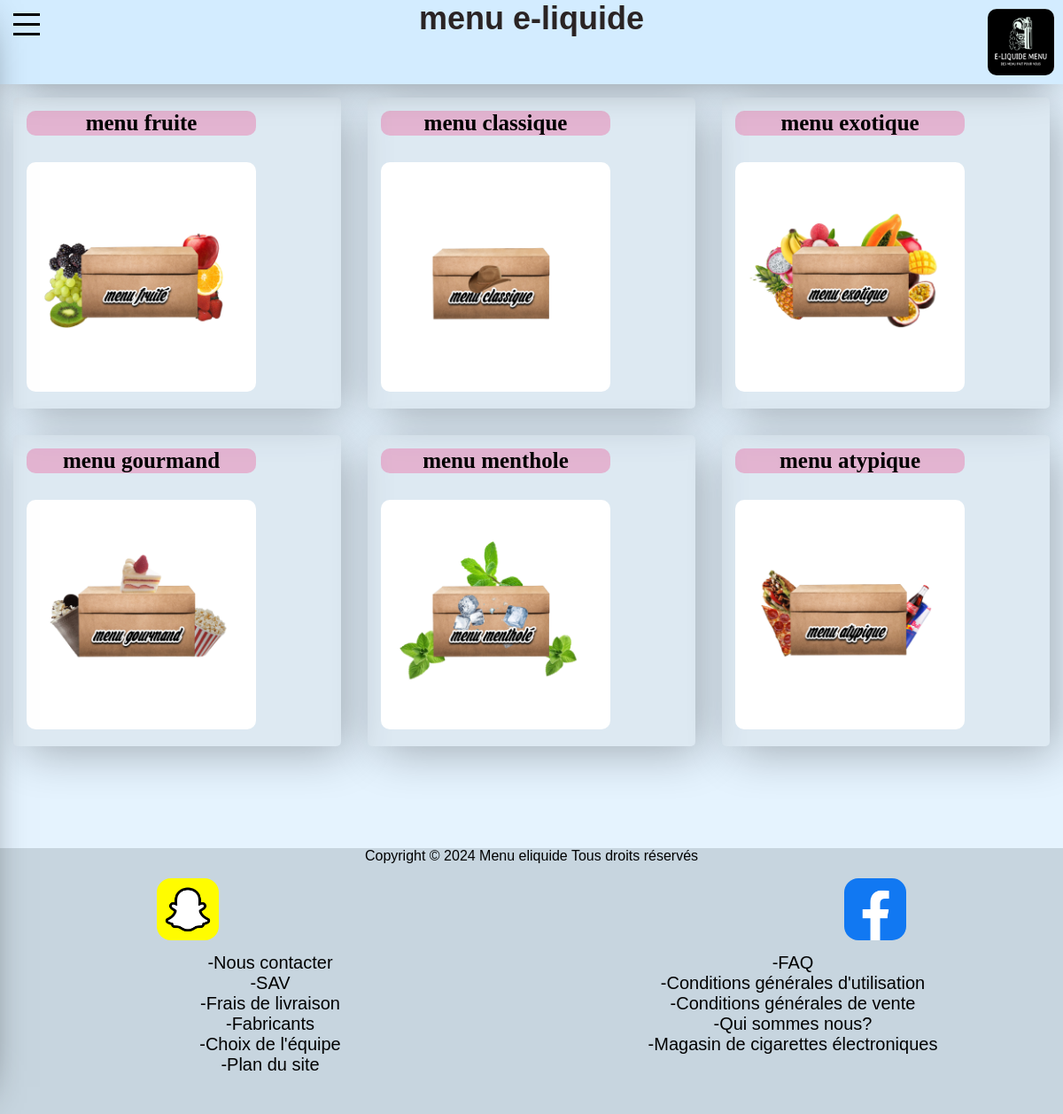
The app's page /pages/menu-e-liquide.php with its own data.
### tables this page shows
CREATE TABLE `products` (
  `id` int(11) NOT NULL,
  `name` varchar(255) NOT NULL DEFAULT '0',
  `price` float NOT NULL,
  `description` text NOT NULL,
  `paragraphe` text NOT NULL,
  `url_photo` varchar(255) NOT NULL,
  `categorie` varchar(255) NOT NULL,
  `autre_url_photo` text NOT NULL
);

### _header.php (called while the page is built, shortened)
<?php ini_set('display_errors', 1);
require "db.class.php";
$DB = new DB();

### db.class.php (called while the page is built, shortened)
<?php
class DB
{
    private $host = 'localhost';
    private $username = 'root';
    private $password = '';
    private $database = 'dbs12522068';
    private $db;
    public function __construct($host = null, $username = null, $password = null, $database = null)
    {
        try {
            $this->db = new PDO(
                "mysql:host=" . $this->host . ";dbname=" . $this->database,
                $this->username,
                $this->password,
                array(
                    PDO::MYSQL_ATTR_INIT_COMMAND => "SET NAMES UTF8",
                    PDO::ATTR_ERRMODE => PDO::ERRMODE_WARNING
                )
            );
        } catch (PDOException $e) {
            die("IMPOSSIBLE DE SE CONNECTER A LA BASE DE DONNEE");
        }
    }
    public function query($sql, $data = array())
    {
        $req = $this->db->prepare($sql);
        $req->execute($data);
        return $req->fetchAll(PDO::FETCH_OBJ);
    }
}

### pages/menu-e-liquide.php (the view, shortened to what this page needs)
<?php
require "../_header.php";
?>
<!DOCTYPE html>
<html lang="fr">
<head>
  <link rel="stylesheet" href="http://127.0.0.1/eliquide-menu/style_main.css" />
</head>
<body>
  <header>
    <div class="logo">
      <a href="http://127.0.0.1/eliquide-menu/"><img src="http://127.0.0.1/eliquide-menu/logo.png" alt="" /></a>
    </div>
    <div class="menu-toggle">
      <span></span>
      <span></span>
      <span></span>
    </div>
    <h1>menu e-liquide</h1>
  </header>
  <?php $products = $DB->query('SELECT * FROM products WHERE categorie = "menu"'); ?>
  <div class="img-ce">
    <?php foreach ($products as $product): ?>
      <div class="overlay">
        <h3>
          <?= $product->name ?>
        </h3>
        <a href="http://127.0.0.1/eliquide-menu/pages/menu/menu-pages.php?id=<?= $product->id ?>"><img
            src="<?= $product->url_photo ?>" alt="Image" class="img" /></a>
      </div>
    <?php endforeach; ?>
  </div>
  <?php include '../footer.php'; ?>
</body>
</html>

### style_main.css (style rules this page uses)
.menu-toggle { display: flex; flex-direction: column; justify-content: space-between; align-items: center; width: 30px; height: 25px; cursor: pointer; padding: 5px; position: fixed; top: 10px; left: 10px; z-index: 9999; }
.menu-toggle span { display: block; width: 100%; height: 3px; background-color: rgb(0, 0, 0); transition: background-color 0.5s ease; }
html { background-color: #e5f3fe; font-family: Arial, sans-serif; }
body { margin: 0; }
header { height: 95px; }
.logo { position: fixed; top: 10px; right: 10px; z-index: 9997; }
.logo img { width: 75px; border-radius: 10px; transition: width 0.3s; }
h1 { font-size: 3vw; text-align: center; position: fixed; top: 0; left: 50%; transform: translateX(-50%); margin-top: 0px; width: 100%; height: 95px; color: #2a2424; background-color: #d3ecff; transition: color 0.3s, background-color 0.3s, height 0.3s, font-size 0.3s; z-index: 9996; -webkit-box-shadow: 0px 0px 50px -13px rgba(0, 0, 0, 0.66); box-shadow: 0px 0px 50px -13px rgba(0, 0, 0, 0.66); }
a { text-decoration: none; color: black; }
.img-ce { display: grid; grid-template-columns: 1fr 1fr 1fr; justify-content: space-between; }
.img-ce img { width: 70%; margin: 15px; border-radius: 10px; transition: transform 1s ease; z-index: 2; }
.overlay { position: relative; margin: 15px; border-radius: 5px; background-color: #adadad26; box-shadow: 10px 10px 52px -4px rgba(0, 0, 0, 0.3); -webkit-box-shadow: 10px 10px 52px -4px rgba(0, 0, 0, 0.3); -moz-box-shadow: 10px 10px 52px -4px rgba(0, 0, 0, 0.3); }
.overlay h3 { font-family: MaPolice; font-size: 25px; width: 70%; margin: 15px; border-radius: 10px; transition: transform 1s ease; z-index: 2; text-align: center; background-color: rgba(240, 47, 124, 0.284); }

### records on screen
products: name "menu fruite", url_photo (picture)
products: name "menu classique", url_photo (picture)
products: name "menu exotique", url_photo (picture)
products: name "menu gourmand", url_photo (picture)
products: name "menu menthole", url_photo (picture)
products: name "menu atypique", url_photo (picture)
